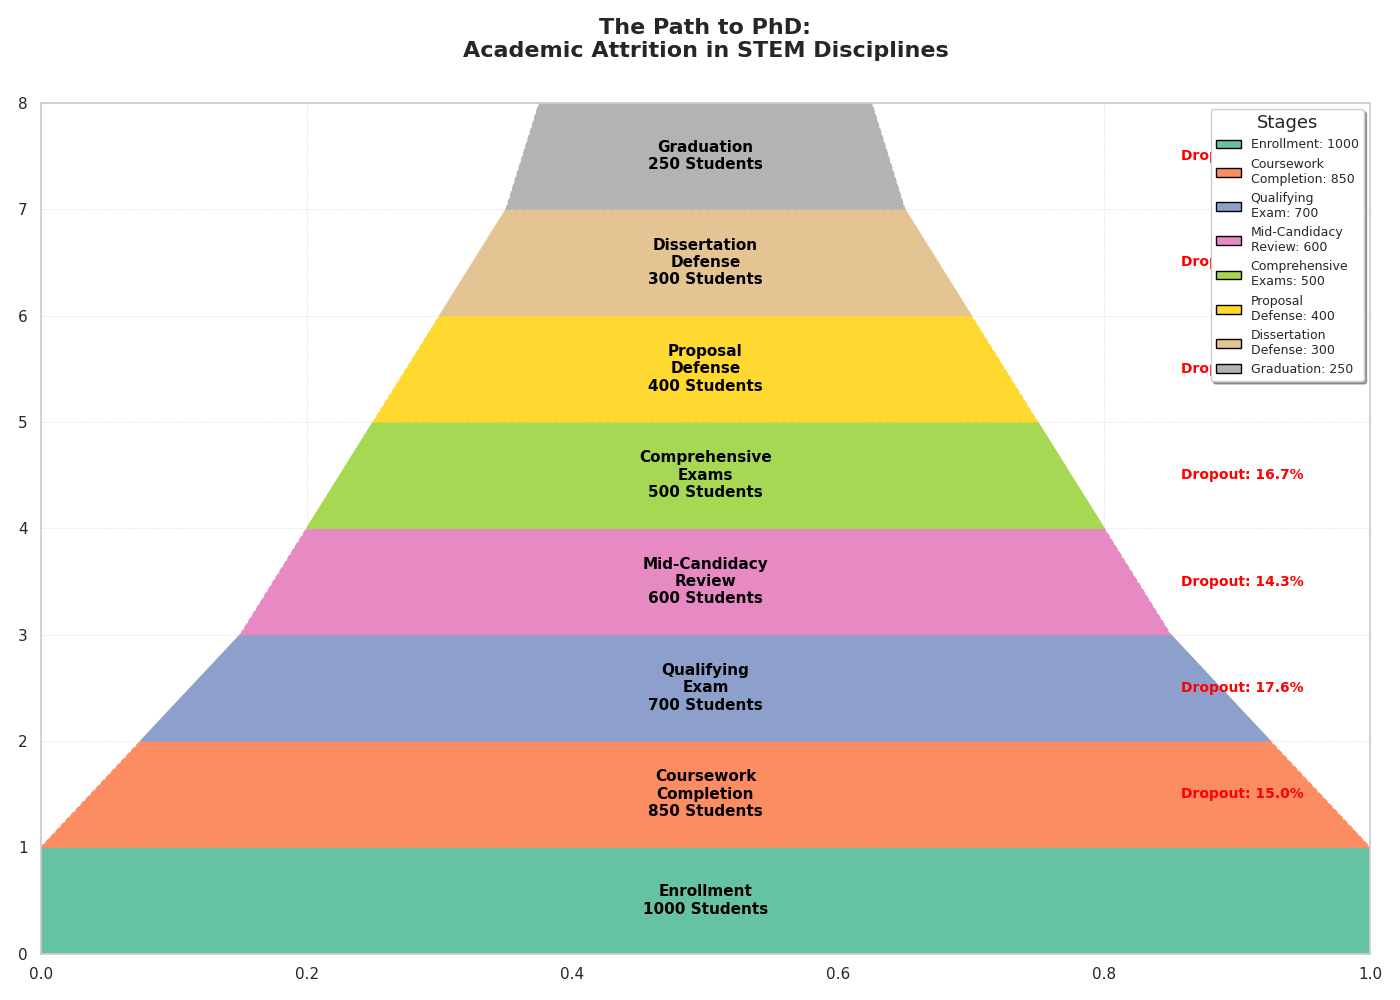

Write the Python code that produced this figure.
import matplotlib.pyplot as plt
import matplotlib.patches as patches
import numpy as np

steps = [
    "Enrollment",
    "Coursework\nCompletion",
    "Qualifying\nExam",
    "Mid-Candidacy\nReview",
    "Comprehensive\nExams",
    "Proposal\nDefense",
    "Dissertation\nDefense",
    "Graduation"
]

student_counts = np.array([1000, 850, 700, 600, 500, 400, 300, 250])
dropout_rates = 100 * (1 - student_counts[1:] / student_counts[:-1])
widths = student_counts / student_counts[0]
colors = ['#66c2a5', '#fc8d62', '#8da0cb', '#e78ac3', '#a6d854', '#ffd92f', '#e5c494', '#b3b3b3']

fig, ax = plt.subplots(figsize=(14, 10))

for i in range(len(steps)):
    top_width = widths[i-1] if i > 0 else 1.0
    bottom_width = widths[i]
    
    # Randomly varied line styles
    line_style = '-' if i % 2 == 0 else '--'
    
    trapezoid = patches.Polygon(
        [
            [(1 - top_width) / 2, i], [(1 + top_width) / 2, i], 
            [(1 + bottom_width) / 2, i + 1], [(1 - bottom_width) / 2, i + 1]
        ], closed=True, color=colors[i], edgecolor='black', linestyle=line_style
    )
    ax.add_patch(trapezoid)
    
    ax.text(0.5, i + 0.5, f"{steps[i]}\n{student_counts[i]} Students",
            ha='center', va='center', fontsize=11, color='black', weight='bold')

    if i > 0:
        ax.text(0.95, i + 0.5, f"Dropout: {dropout_rates[i-1]:.1f}%", 
                ha='right', va='center', fontsize=10, color='red', weight='bold')

ax.set_xlim(0, 1)
ax.set_ylim(0, len(steps))
ax.grid(visible=True, linestyle=':', linewidth=0.5)  # Grid added
ax.axis('on')  # Switch on axis for visibility

# Add Legend with altered properties
legend_elements = [patches.Patch(facecolor=colors[i], edgecolor='black',
                                 label=f"{steps[i]}: {student_counts[i]}")
                   for i in range(len(steps))]
ax.legend(handles=legend_elements, loc='upper right', fontsize=9, frameon=True, shadow=True, title="Stages", title_fontsize='13')

ax.set_title('The Path to PhD:\nAcademic Attrition in STEM Disciplines',
             fontsize=16, weight='bold', ha='center', va='bottom', pad=30)

plt.tight_layout()
plt.show()
